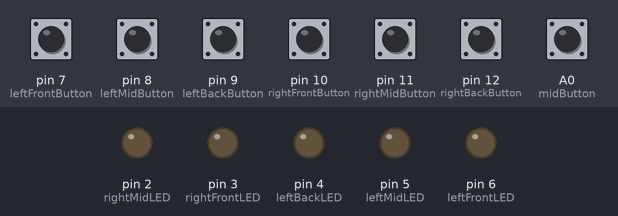
This sketch was run on a simulated Arduino Uno, built with avr-gcc and run on an emulated ATmega328P. Shown: output pins drawn as LEDs (lit = HIGH). The inputs (shaded band) are chosen by the test bench; at power-on: A0 (midButton), pin 7 (leftFrontButton), pin 8 (leftMidButton), pin 9 (leftBackButton), pin 10 (rightFrontButton), pin 11 (rightMidButton), pin 12 (rightBackButton) LOW.

Above: at 1.2 s.
1.3 s: pin 7 (leftFrontButton) pulled HIGH for 0.15 s
At 1.38 s:
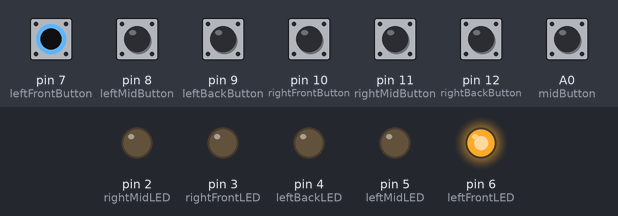
2.9 s: pin 8 (leftMidButton) pulled HIGH for 0.15 s
At 2.99 s:
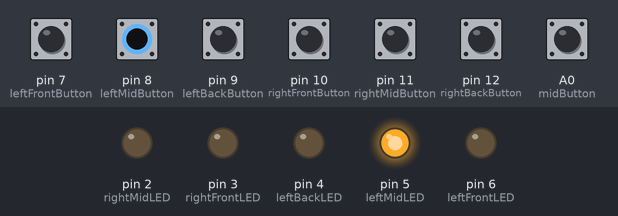
4.5 s: pin 9 (leftBackButton) pulled HIGH for 0.15 s
At 4.6 s:
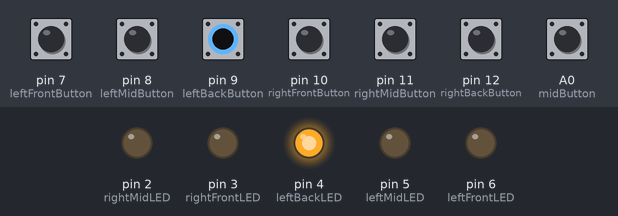
6.1 s: pin 10 (rightFrontButton) pulled HIGH for 0.15 s
At 6.2 s:
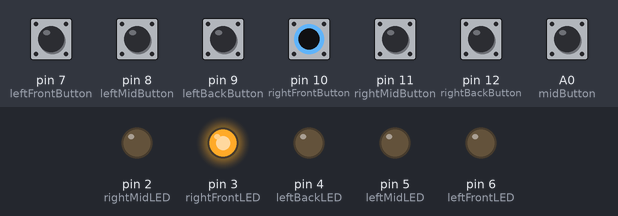
7.7 s: pin 11 (rightMidButton) pulled HIGH for 0.15 s
At 7.81 s:
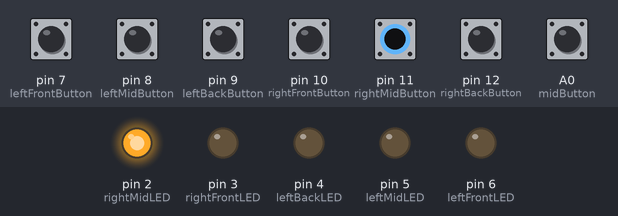
9.3 s: pin 7 (leftFrontButton) driven HIGH and pin 8 (leftMidButton) driven HIGH
At 10.5 s:
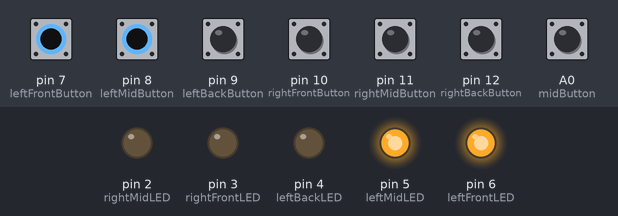
Timing chart, 0 to 11.8 s (numbered marks = the images above; inputs shaded):
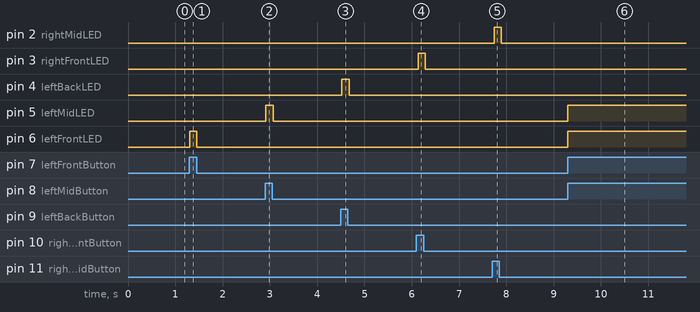

The sketch:

koad.ino
```cpp
 const int leftFrontLED = 6;
const int leftMidLED = 5;
const int leftBackLED = 4;
const int rightFrontLED = 3;
const int rightMidLED = 2;
const int rightBackLED = 1;
const int midLED = 0;

const int leftFrontButton = 7;
const int leftMidButton = 8;
const int leftBackButton = 9;
const int rightFrontButton = 10;
const int rightMidButton = 11;
const int rightBackButton = 12;
const int midButton = A0;

void setLED(int buttonPin, int ledPin){
  int buttonState = 0;
  buttonState = digitalRead(buttonPin);
  Serial.println(buttonPin + " " + ledPin);
  if(buttonState == HIGH){
    digitalWrite(ledPin, HIGH);
  }
  else{
    digitalWrite(ledPin, LOW);
  }
}
void setup() {
  // put your setup code here, to run once:
  pinMode(leftFrontLED, OUTPUT);
  pinMode(leftMidLED, OUTPUT);
  pinMode(leftBackLED, OUTPUT);
  pinMode(rightFrontLED, OUTPUT);
  pinMode(rightMidLED, OUTPUT);
  pinMode(rightBackLED, OUTPUT);
  pinMode(midLED, OUTPUT);

  pinMode(leftFrontButton, INPUT);
  pinMode(leftMidButton, INPUT);
  pinMode(leftBackButton, INPUT);
  pinMode(rightFrontButton, INPUT);
  pinMode(rightMidButton, INPUT);
  pinMode(rightBackButton, INPUT);
  pinMode(midButton, INPUT);
  Serial.begin(9600);


}

void loop() {
  // put your main code here, to run repeatedly:

  setLED(leftFrontButton, leftFrontLED);

   setLED(leftMidButton, leftMidLED);
   setLED(leftBackButton, leftBackLED);
   setLED(rightFrontButton, rightFrontLED);
   setLED(rightMidButton, rightMidLED);
   setLED(rightBackButton, rightBackLED);
   setLED(midButton, midLED);

  delay(50);
}
```

Measured:
- after the input at 1.3 s, pin 6 (leftFrontLED): LOW → HIGH at once, → LOW 0.15 s later
- after the input at 2.9 s, pin 5 (leftMidLED): LOW → HIGH at once, → LOW 0.15 s later
- after the input at 4.5 s, pin 4 (leftBackLED): LOW → HIGH at once, → LOW 0.15 s later
- after the input at 6.1 s, pin 3 (rightFrontLED): LOW → HIGH at once, → LOW 0.15 s later
- after the input at 7.7 s, pin 2 (rightMidLED): LOW → HIGH at once, → LOW 0.15 s later
- after the input at 9.3 s, pin 5 (leftMidLED), pin 6 (leftFrontLED): LOW → HIGH at once
